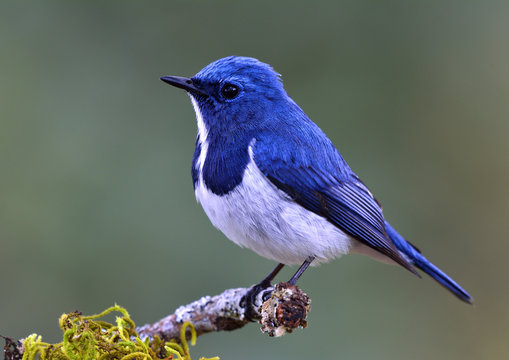
#> input picture image-playfair/image.jpg, 509 x 360 px
$ python image_playfair.py
#> lines starting #> are read from the running program, lines starting #| are printed output that depends on the picture
from PIL import Image
import numpy as np
import logging as log


log.basicConfig(
    format="%(asctime)s %(levelname)s: %(message)s",
    datefmt="%Y-%m-%dT%H:%M:%SZ %Z",
    level=log.INFO,
    filename="image_playfair.log",
    force=True
)


class ImagePlayfair:
    def __init__(self, EXTRA_DIFFUSE=True):
        self.EXTRA_DIFFUSE = EXTRA_DIFFUSE

    def encrypt(self, keyImage, inputImage):
            self.__generateKeyMatrix(keyImage)
            R,G,B,A,sizes=self.__getRGB(inputImage,False)

            encryptedR=np.full(len(R),-1)
            encryptedG=np.full(len(G),-1)
            encryptedB=np.full(len(B),-1)

            halfLength = len(R)//2
            for i in range(halfLength):
                self.__encryptDecryptPixel(encryptedR,i,halfLength, self.RkeyMatrix,R)
                self.__encryptDecryptPixel(encryptedG,i,halfLength, self.RkeyMatrix,G)
                self.__encryptDecryptPixel(encryptedB,i,halfLength, self.RkeyMatrix,B)
            fullImage1D=[]

            for i in range(len(encryptedR)):
                fullImage1D.append([encryptedR[i],encryptedG[i],encryptedB[i],A[i]])

            x,y,z=sizes[0],sizes[1],4
            imageArr = np.reshape(fullImage1D,(y,x,z))

            image = Image.fromarray(imageArr.astype('uint8'),'RGBA')
            image.save('enc.png')


    def decrypt(self, keyImage, inputImage):
        self.__generateKeyMatrix(keyImage)
        R,G,B,A,sizes=self.__getRGB(inputImage,False)

        decryptedR=np.full(len(R),-1)
        decryptedG=np.full(len(G),-1)
        decryptedB=np.full(len(B),-1)

        halfLength = len(R)//2
        for i in range(halfLength):

            self.__encryptDecryptPixel(decryptedR,i,halfLength, self.RkeyMatrix,R,False)
            self.__encryptDecryptPixel(decryptedG,i,halfLength, self.RkeyMatrix,G,False)
            self.__encryptDecryptPixel(decryptedB,i,halfLength, self.RkeyMatrix,B,False)

        fullImage1D=[]

        for i in range(len(decryptedR)):
            fullImage1D.append([decryptedR[i],decryptedG[i],decryptedB[i],A[i]])

        x,y,z=sizes[0],sizes[1],4
        imageArr = np.reshape(fullImage1D,(y,x,z))
        image = Image.fromarray(imageArr.astype('uint8'),'RGBA')
        image.save('original.png')

    def __generateKeyMatrix(self, filename):
            R,G,B,A,s=self.__getRGB(filename,True)
            R=self.__removeDuplicates(R)
            G=self.__removeDuplicates(G)
            B=self.__removeDuplicates(B)
            R.extend([x for x in range(256) if x not in R])
            self.RkeyMatrix = np.reshape(R, (16,16))
            G.extend([x for x in range(256) if x not in G])
            GkeyMatrix = np.reshape(G, (16,16))
            B.extend([x for x in range(256) if x not in B])
            BkeyMatrix = np.reshape(B, (16,16))

    def __removeDuplicates(self, array):
        newArr = []
        for i in array:
            if i not in newArr:
                newArr.append(i)
        return newArr

    def __getRGB(self, filename,resize=False):
        img = Image.open(filename)
        if resize:
            size = 16,16
            img = img.resize(size,Image.Resampling.LANCZOS)
            img= img.convert('RGB')
        numpydata = np.asarray(img)
        R=[]
        G=[]
        B=[]
        A=[]
        for row in numpydata:
            for pixel in row:
                R.append(pixel[0])
                G.append(pixel[1])
                B.append(pixel[2])
                try:
                    A.append(pixel[3])
                except IndexError:
                    A.append(255)
                    pass
        return (R,G,B,A,img.size)

    def __encryptDecryptPixel(self, encryptResult,i,halfLength,colorKeyMatrix,color,isEncryption=True):
        floc = self.__findLoc(colorKeyMatrix,color[i])
        sloc = self.__findLoc(colorKeyMatrix,color[halfLength+i])
        if isEncryption:
            if self.EXTRA_DIFFUSE:
                floc[0]=(floc[0]+9)%16
                floc[1]=(floc[1]+9)%16
                sloc[0]=(sloc[0]+9)%16
                sloc[1]=(sloc[1]+9)%16
            if floc[0] == sloc[0]:
                encryptResult[i]=colorKeyMatrix[floc[0],(floc[1]+1)%16]
                encryptResult[halfLength+i] = colorKeyMatrix[sloc[0],(sloc[1]+1)%16]
            elif floc[1] == sloc[1]:
                encryptResult[i]=colorKeyMatrix[(floc[0]+1)%16,floc[1]]
                encryptResult[halfLength+i] = colorKeyMatrix[(sloc[0]+1)%16,sloc[1]]
            else:
                encryptResult[i]=colorKeyMatrix[floc[0],sloc[1]]
                encryptResult[halfLength+i] = colorKeyMatrix[sloc[0],floc[1]]
        else:
            if self.EXTRA_DIFFUSE:
                floc[0]=(floc[0]+7)%16
                floc[1]=(floc[1]+7)%16
                sloc[0]=(sloc[0]+7)%16
                sloc[1]=(sloc[1]+7)%16
            if floc[0] == sloc[0]:
                encryptResult[i]=colorKeyMatrix[floc[0],(floc[1]+15)%16]
                encryptResult[halfLength+i] = colorKeyMatrix[sloc[0],(sloc[1]+15)%16]
            elif floc[1] == sloc[1]:
                encryptResult[i]=colorKeyMatrix[(floc[0]+15)%16,floc[1]]
                encryptResult[halfLength+i] = colorKeyMatrix[(sloc[0]+15)%16,sloc[1]]
            else:
                encryptResult[i]=colorKeyMatrix[floc[0],sloc[1]]
                encryptResult[halfLength+i] = colorKeyMatrix[sloc[0],floc[1]]


    def __findLoc(self, mat,x):
        coordinates = np.where(mat==x)
        return [coordinates[0][0],coordinates[1][0]]


if __name__ == "__main__":
    imagePlayfair = ImagePlayfair()
    key = input("Enter the key image: ")
#> the answer given: image.jpg
    inputImage = input("Enter the input image: ")
#> the answer given: key.png
    imagePlayfair.encrypt(key, inputImage)
#> in __getRGB, img is the input picture: PIL image 509x360 RGB; mean R, G, B 97.7, 106.1, 104.5
#> in __getRGB, `img = img.resize(size,Image.Resampling.LANCZOS)`:
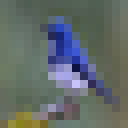
#> img: PIL image 16x16 RGB (shown 8 times larger); mean R, G, B 97.7, 106.2, 104.5
#> the loop in __getRGB, `for row in numpydata:` made 16 passes
#> after the loop in __getRGB, `for row in numpydata:`: A = 256 values from 255 to 255; B = 256 values, max 250 at index 169, min 29 at index 242, mean 104.5; G = 256 values, max 195 at index 169, min 18 at index 137, mean 106.2; R = 256 values, max 198 at index 169, min 13 at index 137, mean 97.66
#> in __generateKeyMatrix, `R,G,B,A,s=self.__getRGB(filename,True)`: A = 256 values from 255 to 255; s = (16, 16)
#> the loop in __removeDuplicates, `for i in array:` made 256 passes
#> i on passes 1 to 3: 96, 93, 84
#> after the loop in __removeDuplicates, `for i in array:`: newArr = 75 values, max 198 at index 57, min 13 at index 50, mean 94.76
#> in __generateKeyMatrix, `R=self.__removeDuplicates(R)`: R has the same summary as newArr in __removeDuplicates
#> the loop in __removeDuplicates (call 2), `for i in array:` made 256 passes
#> i on passes 1 to 3: 110, 106, 96
#> in __generateKeyMatrix, `G=self.__removeDuplicates(G)`: G = 74 values, max 195 at index 60, min 18 at index 53, mean 102.8
#> in __generateKeyMatrix, `B=self.__removeDuplicates(B)`: B = 92 values, max 250 at index 73, min 29 at index 87, mean 118.9
#> call 2 of __getRGB, with filename = 'key.png', resize = False
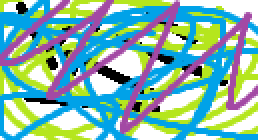
#> input picture image-playfair/key.png, 129 x 70 px (shown 2 times larger)
#> in __getRGB, img is the input picture: PIL image 129x70 RGBA; mean R, G, B, A 133.7, 181.5, 172.3, 255
#> the loop in __getRGB (call 2), `for row in numpydata:` made 70 passes
#> after the loop in __getRGB (call 2), `for row in numpydata:`: A = 9030 values from 255 to 255; B = 9030 values, max 255 at index 12, min 0 at index 138, mean 172.3; G = 9030 values, max 255 at index 12, min 0 at index 138, mean 181.5; R = 9030 values, max 255 at index 12, min 0 at index 20, mean 133.7
#> in encrypt, `R,G,B,A,sizes=self.__getRGB(inputImage,False)`: A = 9030 values from 255 to 255; sizes = (129, 70)
#> in encrypt, `encryptedR=np.full(len(R),-1)`: encryptedR = 9030 values from -1 to -1
#> in encrypt, `halfLength = len(R)//2`: halfLength = 4515
#> the loop in encrypt, `for i in range(halfLength):` made 4515 passes
#> in encrypt, `imageArr = np.reshape(fullImage1D,(y,x,z))`:
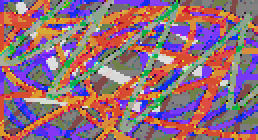
#> imageArr: shape (70, 129, 4) int64 (shown 2 times larger); mean of channels 0, 1, 2, 3 145.3, 107.6, 122.2, 255; drawn as R, G, B
    log.info("Encrypted image saved as enc.png")
    imagePlayfair.decrypt(key, "enc.png")
    log.info("Decrypted image saved as original.png")
